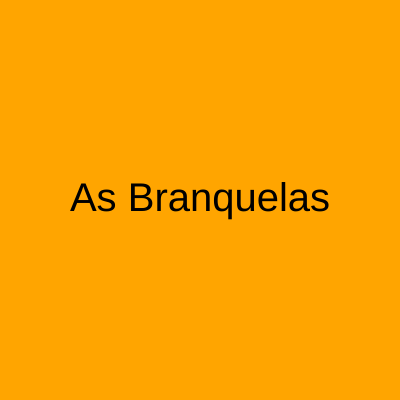
Frame 1 (no input)
Frame 60 (no input): identical to frame 1, image omitted
Frame 120 (the mouse pressed at the canvas centre since frame 60): identical to frame 1, image omitted

The p5.js sketch that drew this single still picture (run headless with seeded random() and noise() and a simulated clock; from frame 60 on, the mouse is pressed at the canvas centre):

// p5.js sketch
// ── sketch.js
// Idade 18 anos:
// 1) As tranças do Careca, 18 anos, romance
// 2) Bastardos Inglorios, ação
// 3) Annabelle, terror

// Idade 12 anos:
// 1) As Branquelas, ação
// 2) Coraline e o mundo Secreto, terror
// 3) A barraca do beijo, romance

// Idade Livre:
// 1) Enrolados, romance
// 2) Orion e o escuro, terror
// 3) Carros, ação

let campoIdade;
let campoAção;
let campoTerror;
let campoRomance;
let Filme;


function setup() {
  createCanvas(400, 400);
  createElement('h2', 'Recomendador de filmes');
  createSpan('idade: ' )
  campoIdade = createInput('15');
  createElement('h4','Escolha somente um gênero:')
  campoAção = createCheckbox('Ação');
  campoTerror = createCheckbox('Terror');
  campoRomance = createCheckbox('Romance');
  
}

function draw() {
  background('orange');
  textAlign(CENTER, CENTER);
  textSize(40);
  fill('black')

  let idade = campoIdade. value();
  let ação = campoAção. checked();
  let terror = campoTerror. checked();
  let romance = campoRomance. checked();
  
  filme = geraRecomendação(idade, ação, terror, romance)

    text(filme, width/2, height/2);
}
  
  function geraRecomendação(idade, ação, terror, romance){
  if (idade >= 18){
    if(ação){
      return 'Bastardos Inglorios'
  }else if (terror){
    return'Annabelle';
  }else if(romance){
    return 'As tranças do Careca';
  }else{
    return 'Bastardos Inglorios';
  }
  }else if (idade >= 12){
    return'As Branquelas';
  }else{
    return 'Carros';
  }
    if(ação){
      return 'As Branquelas'
 }else if (terror){
   return 'Coraline e o mundo secreto';
 }else if(romance){
   return 'A barraca do beijo';
 }else{
   return 'Carros';
 }
}
 

// ── style.css
html, body {
  margin: 30px;
  padding: 30;
  background: #E91EB8
}    
canvas {
  display: block;
}
